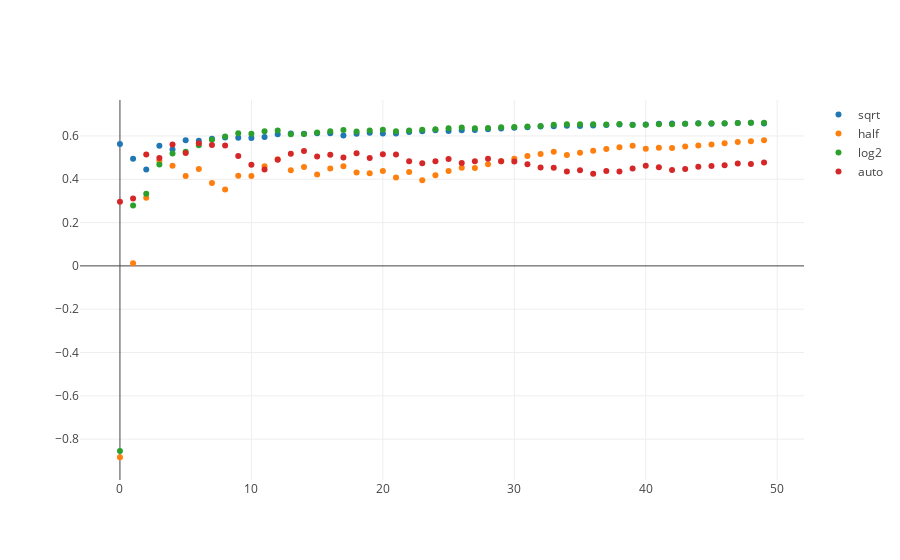

Notebook code cell kept with this figure:
### Code cell
from graph import trace_values, plot
x_vals = list(range(0, 50))
sqrt_trace = trace_values(x_vals,r2_scores_sqrt, name = 'sqrt')
half_trace = trace_values(x_vals,r2_scores_half, name = 'half')
log2_trace = trace_values(x_vals,r2_scores_log2, name = 'log2')
auto_trace = trace_values(x_vals,r2_scores_auto, name = 'auto')
plot([sqrt_trace, half_trace, log2_trace, auto_trace])
